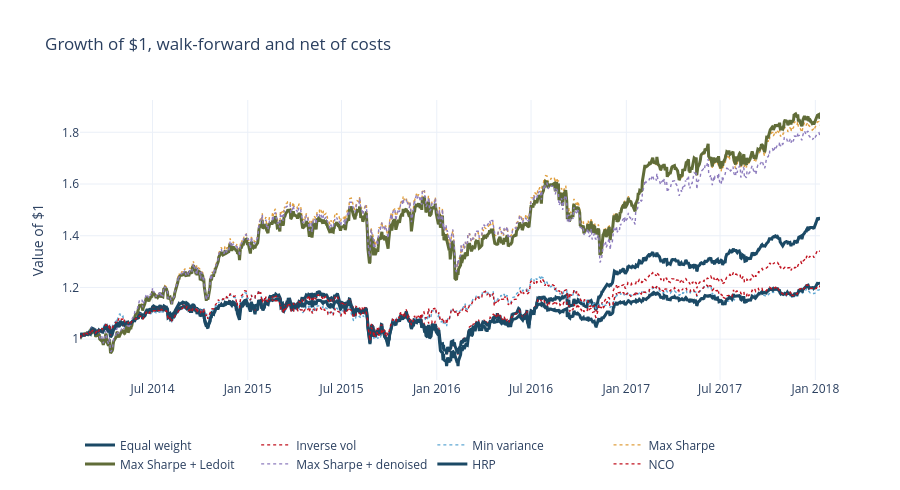

Write notebook code for a chart like this one.
### Code cell
if HAS_RISKFOLIO:
    fig = go.Figure()
    highlight = {"Equal weight", "Max Sharpe + Ledoit", "HRP"}
    for i, m in enumerate(METHODS):
        curve = (1 + np.asarray(track[m]["ret"])).cumprod()
        idx = returns.index[LOOKBACK:LOOKBACK + len(curve)]
        fig.add_trace(go.Scatter(x=idx, y=curve, name=m,
                                 line=dict(width=3 if m in highlight else 1.4,
                                           dash=None if m in highlight else "dot",
                                           color=AIRM_COLOURS[i % len(AIRM_COLOURS)])))
    fig.update_layout(title="Growth of $1, walk-forward and net of costs",
                      template=AIRM_TEMPLATE, height=490, hovermode="x unified",
                      yaxis_title="Value of $1", legend=dict(orientation="h", y=-0.18))
    fig.show()

### Figure 1 — Plotly figure (JSON) as saved in the notebook; plotly's stock layout.template omitted (floating-point values rounded to 4 significant figures; data arrays with more than 128 entries replaced by an {"elided": "..."} marker saying what was removed)
{"data": [{"line": {"color": "#1b4965", "width": 3}, "name": "Equal weight", "type": "scatter", "x": {"elided": "987 str values"}, "y": {"elided": "987 float values"}}, {"line": {"color": "#c1121f", "dash": "dot", "width": 1.4}, "name": "Inverse vol", "type": "scatter", "x": {"elided": "987 str values"}, "y": {"elided": "987 float values"}}, {"line": {"color": "#5fa8d3", "dash": "dot", "width": 1.4}, "name": "Min variance", "type": "scatter", "x": {"elided": "987 str values"}, "y": {"elided": "987 float values"}}, {"line": {"color": "#e09f3e", "dash": "dot", "width": 1.4}, "name": "Max Sharpe", "type": "scatter", "x": {"elided": "987 str values"}, "y": {"elided": "987 float values"}}, {"line": {"color": "#606c38", "width": 3}, "name": "Max Sharpe + Ledoit", "type": "scatter", "x": {"elided": "987 str values"}, "y": {"elided": "987 float values"}}, {"line": {"color": "#8e7dbe", "dash": "dot", "width": 1.4}, "name": "Max Sharpe + denoised", "type": "scatter", "x": {"elided": "987 str values"}, "y": {"elided": "987 float values"}}, {"line": {"color": "#1b4965", "width": 3}, "name": "HRP", "type": "scatter", "x": {"elided": "987 str values"}, "y": {"elided": "987 float values"}}, {"line": {"color": "#c1121f", "dash": "dot", "width": 1.4}, "name": "NCO", "type": "scatter", "x": {"elided": "987 str values"}, "y": {"elided": "987 float values"}}], "layout": {"height": 490, "hovermode": "x unified", "legend": {"orientation": "h", "y": -0.18}, "title": {"text": "Growth of $1, walk-forward and net of costs"}, "yaxis": {"title": {"text": "Value of $1"}}}}
